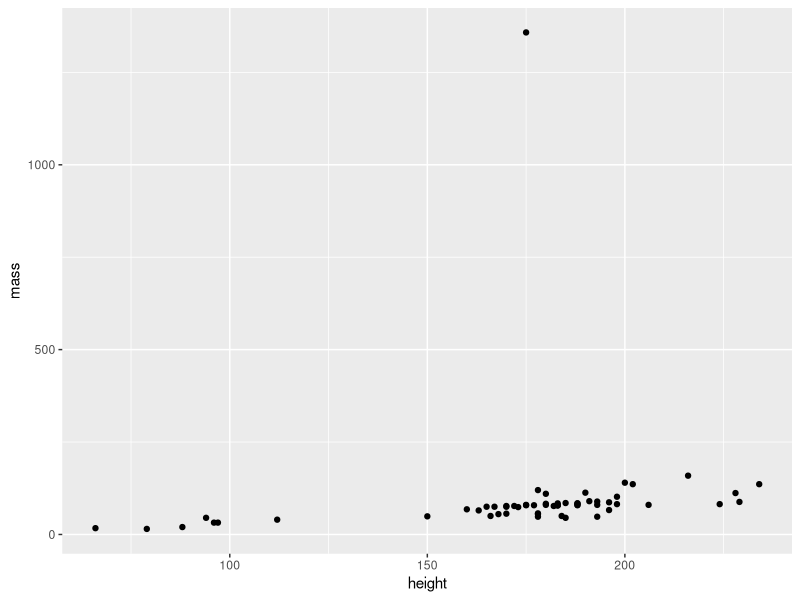
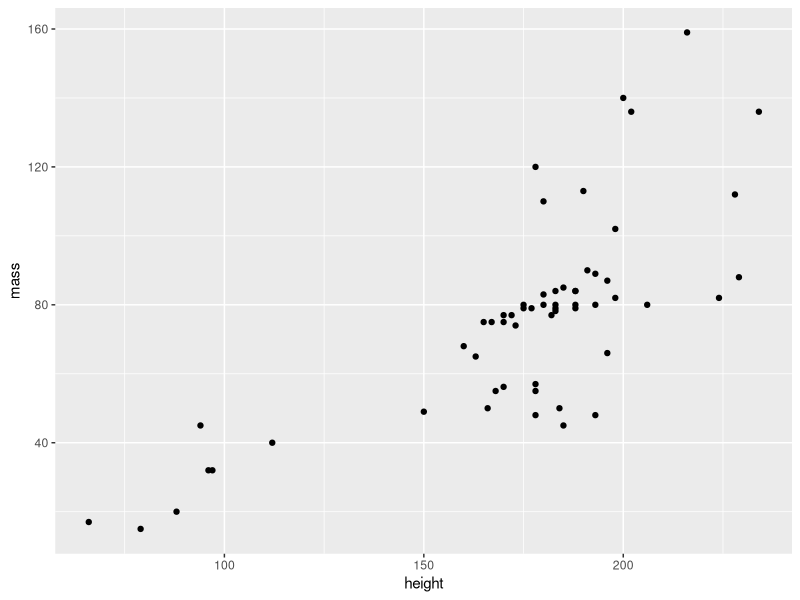

The R script that drew these images, in order:
## ---- chunk 1
1 + 1
## ---- chunk 2
#| echo: false
2 * 2
## ---- chunk 3
10 - 3
## ---- chunk 4
3 - 5
## ---- chunk 5
sqrt(2)^6
## ---- chunk 6
library(dplyr)
library(ggplot2)
## ---- chunk 7
data(package="dplyr")
## ---- chunk 8
data("starwars")
## ---- chunk 9
starwars<-starwars %>% 
  filter(is.na(height)==FALSE,
         is.na(mass)==FALSE)
## ---- chunk 10
ggplot(data=starwars,
       aes(x = height, y= mass ))+
  geom_point()
## ---- chunk 11
ggplot(data=starwars %>% 
         filter(mass!=max(mass)),
       aes(x = height, y= mass ))+
  geom_point()
## ---- chunk 12
n <- 101
set.seed(n)
x_loinormale <- rnorm(31, mean = 0, sd = 1)
x_loiuniforme <- runif(31, min = 0, max = 1)
x_tirage <- sample(1:10, 31, replace=TRUE)
## ---- chunk 13
str(starwars)
